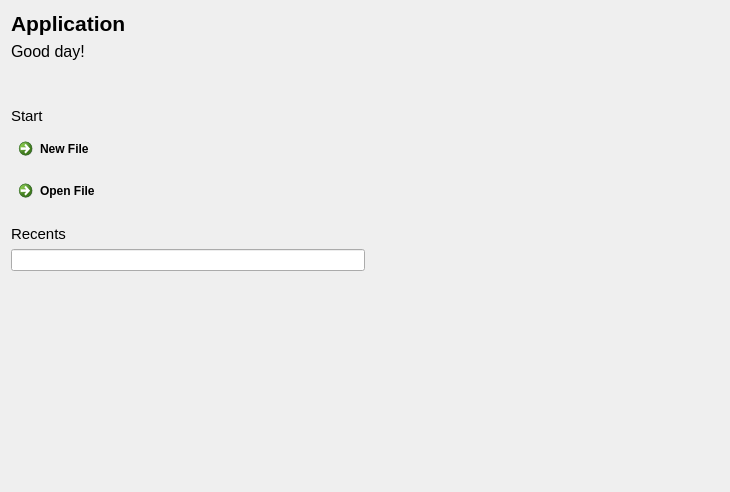
<?xml version="1.0" encoding="UTF-8"?>
<ui version="4.0">
 <class>HomePage</class>
 <widget class="QWidget" name="HomePage">
  <property name="geometry">
   <rect>
    <x>0</x>
    <y>0</y>
    <width>730</width>
    <height>492</height>
   </rect>
  </property>
  <property name="windowTitle">
   <string>HomePage</string>
  </property>
  <layout class="QHBoxLayout" name="horizontalLayout_2">
   <item>
    <layout class="QVBoxLayout" name="verticalLayout">
     <item>
      <widget class="QLabel" name="lblAppName">
       <property name="font">
        <font>
         <pointsize>16</pointsize>
         <bold>true</bold>
        </font>
       </property>
       <property name="text">
        <string>Application</string>
       </property>
      </widget>
     </item>
     <item>
      <widget class="QLabel" name="lblWelcome">
       <property name="font">
        <font>
         <pointsize>12</pointsize>
        </font>
       </property>
       <property name="frameShape">
        <enum>QFrame::NoFrame</enum>
       </property>
       <property name="text">
        <string>Good day!</string>
       </property>
      </widget>
     </item>
     <item>
      <spacer name="verticalSpacer_4">
       <property name="orientation">
        <enum>Qt::Vertical</enum>
       </property>
       <property name="sizeType">
        <enum>QSizePolicy::Fixed</enum>
       </property>
       <property name="sizeHint" stdset="0">
        <size>
         <width>20</width>
         <height>40</height>
        </size>
       </property>
      </spacer>
     </item>
     <item>
      <layout class="QHBoxLayout" name="horizontalLayout">
       <item>
        <layout class="QVBoxLayout" name="verticalLayout_2">
         <item>
          <widget class="QLabel" name="lblStart">
           <property name="font">
            <font>
             <pointsize>11</pointsize>
            </font>
           </property>
           <property name="text">
            <string>Start</string>
           </property>
          </widget>
         </item>
         <item>
          <widget class="QCommandLinkButton" name="btnNewFile">
           <property name="text">
            <string>New File</string>
           </property>
           <property name="icon">
            <iconset resource="../../resources.qrc">
             <normaloff>:/Resources/NewFile.png</normaloff>:/Resources/NewFile.png</iconset>
           </property>
           <property name="iconSize">
            <size>
             <width>20</width>
             <height>20</height>
            </size>
           </property>
          </widget>
         </item>
         <item>
          <widget class="QCommandLinkButton" name="btnOpenFile">
           <property name="text">
            <string>Open File</string>
           </property>
           <property name="icon">
            <iconset resource="../../resources.qrc">
             <normaloff>:/Resources/OpenFile.png</normaloff>:/Resources/OpenFile.png</iconset>
           </property>
           <property name="iconSize">
            <size>
             <width>20</width>
             <height>20</height>
            </size>
           </property>
          </widget>
         </item>
         <item>
          <spacer name="verticalSpacer_6">
           <property name="orientation">
            <enum>Qt::Vertical</enum>
           </property>
           <property name="sizeType">
            <enum>QSizePolicy::Fixed</enum>
           </property>
           <property name="sizeHint" stdset="0">
            <size>
             <width>20</width>
             <height>10</height>
            </size>
           </property>
          </spacer>
         </item>
         <item>
          <widget class="QLabel" name="lblRecents">
           <property name="font">
            <font>
             <pointsize>11</pointsize>
            </font>
           </property>
           <property name="text">
            <string>Recents</string>
           </property>
          </widget>
         </item>
         <item>
          <widget class="QLineEdit" name="lineEdit"/>
         </item>
        </layout>
       </item>
      </layout>
     </item>
     <item>
      <spacer name="verticalSpacer_5">
       <property name="orientation">
        <enum>Qt::Vertical</enum>
       </property>
       <property name="sizeHint" stdset="0">
        <size>
         <width>0</width>
         <height>0</height>
        </size>
       </property>
      </spacer>
     </item>
    </layout>
   </item>
   <item>
    <spacer name="horizontalSpacer_2">
     <property name="orientation">
      <enum>Qt::Horizontal</enum>
     </property>
     <property name="sizeType">
      <enum>QSizePolicy::Expanding</enum>
     </property>
     <property name="sizeHint" stdset="0">
      <size>
       <width>200</width>
       <height>20</height>
      </size>
     </property>
    </spacer>
   </item>
  </layout>
 </widget>
 <layoutdefault spacing="6" margin="11"/>
 <resources>
  <include location="../../resources.qrc"/>
 </resources>
 <connections/>
</ui>
